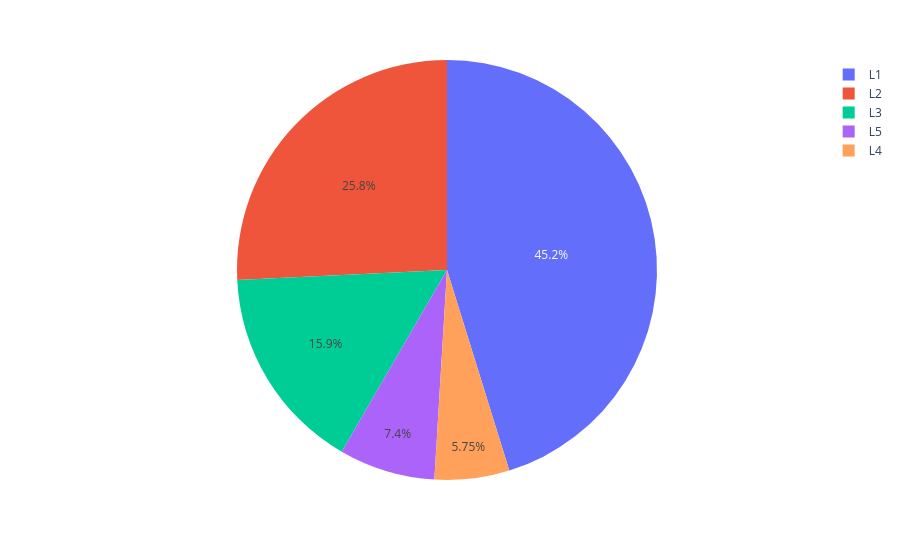

Source (notebook cell):
### Code cell
pie2 = dataset["Location_Type"].value_counts()
location = pie2.index
orders = pie2.values
fig = px.pie(dataset,values=orders,names=location)
fig.show()

### Figure 1 — Plotly figure (JSON) as saved in the notebook; plotly's stock layout.template omitted (floating-point values rounded to 4 significant figures)
{"data": [{"domain": {"x": [0, 1], "y": [0, 1]}, "hovertemplate": "label=%{label}<br>value=%{value}<extra></extra>", "labels": ["L1", "L2", "L3", "L5", "L4"], "legendgroup": "", "name": "", "showlegend": true, "type": "pie", "values": [10065, 5734, 3538, 1647, 1281]}], "layout": {"legend": {"tracegroupgap": 0}, "margin": {"t": 60}}}
